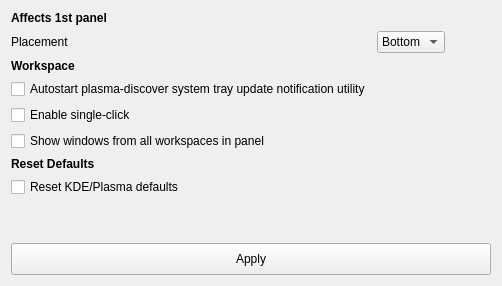
     <widget class="QWidget" name="tab_2">
      <attribute name="title">
       <string>Plasma</string>
      </attribute>
      <layout class="QGridLayout" name="gridLayout_17">
       <item row="0" column="0">
        <layout class="QGridLayout" name="gridLayout_16">
         <property name="sizeConstraint">
          <enum>QLayout::SizeConstraint::SetNoConstraint</enum>
         </property>
         <item row="6" column="0" colspan="3">
          <widget class="QLabel" name="label_24">
           <property name="text">
            <string>&lt;html&gt;&lt;head/&gt;&lt;body&gt;&lt;p&gt;&lt;span style=&quot; font-weight:600;&quot;&gt;Reset Defaults&lt;/span&gt;&lt;/p&gt;&lt;/body&gt;&lt;/html&gt;</string>
           </property>
          </widget>
         </item>
         <item row="1" column="2">
          <spacer name="horizontalSpacer_7">
           <property name="orientation">
            <enum>Qt::Orientation::Horizontal</enum>
           </property>
           <property name="sizeHint" stdset="0">
            <size>
             <width>40</width>
             <height>20</height>
            </size>
           </property>
          </spacer>
         </item>
         <item row="8" column="0">
          <spacer name="verticalSpacer_12">
           <property name="orientation">
            <enum>Qt::Orientation::Vertical</enum>
           </property>
           <property name="sizeHint" stdset="0">
            <size>
             <width>20</width>
             <height>40</height>
            </size>
           </property>
          </spacer>
         </item>
         <item row="5" column="0" colspan="3">
          <widget class="QCheckBox" name="checkBoxPlasmaShowAllWorkspaces">
           <property name="text">
            <string>Show windows from all workspaces in panel</string>
           </property>
          </widget>
         </item>
         <item row="1" column="0">
          <widget class="QLabel" name="label_21">
           <property name="text">
            <string>Placement</string>
           </property>
          </widget>
         </item>
         <item row="4" column="0" colspan="3">
          <widget class="QCheckBox" name="checkBoxPlasmaSingleClick">
           <property name="text">
            <string>Enable single-click</string>
           </property>
          </widget>
         </item>
         <item row="7" column="0" colspan="3">
          <widget class="QCheckBox" name="checkboxplasmaresetdock">
           <property name="text">
            <string>Reset KDE/Plasma defaults</string>
           </property>
          </widget>
         </item>
         <item row="0" column="0">
          <widget class="QLabel" name="label_22">
           <property name="font">
            <font>
             <bold>true</bold>
            </font>
           </property>
           <property name="text">
            <string>Affects 1st panel</string>
           </property>
          </widget>
         </item>
         <item row="1" column="1">
          <widget class="QComboBox" name="comboPlasmaPanelLocation">
           <property name="currentText">
            <string notr="true">Bottom</string>
           </property>
           <item>
            <property name="text">
             <string>Bottom</string>
            </property>
           </item>
           <item>
            <property name="text">
             <string>Left</string>
            </property>
           </item>
           <item>
            <property name="text">
             <string>Top</string>
            </property>
           </item>
           <item>
            <property name="text">
             <string>Right</string>
            </property>
           </item>
          </widget>
         </item>
         <item row="2" column="0">
          <widget class="QLabel" name="label_23">
           <property name="font">
            <font>
             <bold>true</bold>
            </font>
           </property>
           <property name="text">
            <string>Workspace</string>
           </property>
          </widget>
         </item>
         <item row="9" column="0" colspan="3">
          <widget class="QPushButton" name="ButtonApplyPlasma">
           <property name="minimumSize">
            <size>
             <width>0</width>
             <height>32</height>
            </size>
           </property>
           <property name="text">
            <string>Apply</string>
           </property>
           <property name="icon">
            <iconset theme="dialog-ok"/>
           </property>
          </widget>
         </item>
         <item row="3" column="0">
          <widget class="QCheckBox" name="checkBoxPlasmaDiscoverUpdater">
           <property name="text">
            <string extracomment="enable or disable autostartup of plasma-discover updater utility on login">Autostart plasma-discover system tray update notification utility</string>
           </property>
          </widget>
         </item>
        </layout>
       </item>
      </layout>
     </widget>
